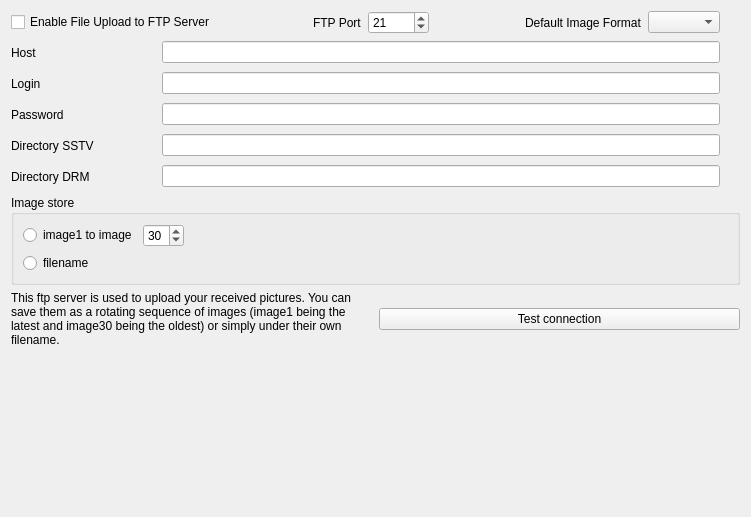
<?xml version="1.0" encoding="UTF-8"?>
<ui version="4.0">
 <class>ftpConfig</class>
 <widget class="QWidget" name="ftpConfig">
  <property name="geometry">
   <rect>
    <x>0</x>
    <y>0</y>
    <width>751</width>
    <height>517</height>
   </rect>
  </property>
  <property name="windowTitle">
   <string>Form</string>
  </property>
  <layout class="QVBoxLayout" name="verticalLayout">
   <item>
    <layout class="QHBoxLayout" name="_2">
     <property name="spacing">
      <number>6</number>
     </property>
     <property name="margin">
      <number>0</number>
     </property>
     <item>
      <widget class="QCheckBox" name="enableFTPCheckBox">
       <property name="text">
        <string>Enable File Upload to FTP Server</string>
       </property>
      </widget>
     </item>
     <item>
      <spacer>
       <property name="orientation">
        <enum>Qt::Horizontal</enum>
       </property>
       <property name="sizeType">
        <enum>QSizePolicy::Expanding</enum>
       </property>
       <property name="sizeHint" stdset="0">
        <size>
         <width>20</width>
         <height>20</height>
        </size>
       </property>
      </spacer>
     </item>
     <item>
      <widget class="QLabel" name="ftpPortLabel">
       <property name="text">
        <string>FTP Port</string>
       </property>
       <property name="wordWrap">
        <bool>false</bool>
       </property>
      </widget>
     </item>
     <item>
      <widget class="QSpinBox" name="ftpPortSpinBox">
       <property name="minimum">
        <number>1</number>
       </property>
       <property name="maximum">
        <number>10000</number>
       </property>
       <property name="value">
        <number>21</number>
       </property>
      </widget>
     </item>
     <item>
      <spacer>
       <property name="orientation">
        <enum>Qt::Horizontal</enum>
       </property>
       <property name="sizeType">
        <enum>QSizePolicy::Expanding</enum>
       </property>
       <property name="sizeHint" stdset="0">
        <size>
         <width>20</width>
         <height>20</height>
        </size>
       </property>
      </spacer>
     </item>
     <item>
      <widget class="QLabel" name="defaultImageModeLabel">
       <property name="text">
        <string>Default Image Format</string>
       </property>
       <property name="wordWrap">
        <bool>false</bool>
       </property>
      </widget>
     </item>
     <item>
      <widget class="QComboBox" name="ftpDefaultImageFormatComboBox"/>
     </item>
     <item>
      <spacer>
       <property name="orientation">
        <enum>Qt::Horizontal</enum>
       </property>
       <property name="sizeType">
        <enum>QSizePolicy::Preferred</enum>
       </property>
       <property name="sizeHint" stdset="0">
        <size>
         <width>20</width>
         <height>20</height>
        </size>
       </property>
      </spacer>
     </item>
    </layout>
   </item>
   <item>
    <layout class="QHBoxLayout" name="_4">
     <property name="spacing">
      <number>6</number>
     </property>
     <property name="margin">
      <number>0</number>
     </property>
     <item>
      <widget class="QLabel" name="remoteHostLabel">
       <property name="sizePolicy">
        <sizepolicy hsizetype="Fixed" vsizetype="Fixed">
         <horstretch>0</horstretch>
         <verstretch>0</verstretch>
        </sizepolicy>
       </property>
       <property name="minimumSize">
        <size>
         <width>145</width>
         <height>25</height>
        </size>
       </property>
       <property name="text">
        <string>Host</string>
       </property>
       <property name="wordWrap">
        <bool>false</bool>
       </property>
      </widget>
     </item>
     <item>
      <widget class="QLineEdit" name="remoteHostLineEdit"/>
     </item>
     <item>
      <spacer>
       <property name="orientation">
        <enum>Qt::Horizontal</enum>
       </property>
       <property name="sizeType">
        <enum>QSizePolicy::Preferred</enum>
       </property>
       <property name="sizeHint" stdset="0">
        <size>
         <width>20</width>
         <height>20</height>
        </size>
       </property>
      </spacer>
     </item>
    </layout>
   </item>
   <item>
    <layout class="QHBoxLayout" name="_3">
     <property name="spacing">
      <number>6</number>
     </property>
     <property name="margin">
      <number>0</number>
     </property>
     <item>
      <widget class="QLabel" name="ftploginLabel">
       <property name="sizePolicy">
        <sizepolicy hsizetype="Fixed" vsizetype="Fixed">
         <horstretch>0</horstretch>
         <verstretch>0</verstretch>
        </sizepolicy>
       </property>
       <property name="minimumSize">
        <size>
         <width>145</width>
         <height>25</height>
        </size>
       </property>
       <property name="text">
        <string>Login</string>
       </property>
       <property name="wordWrap">
        <bool>false</bool>
       </property>
      </widget>
     </item>
     <item>
      <widget class="QLineEdit" name="ftpLoginLineEdit"/>
     </item>
     <item>
      <spacer>
       <property name="orientation">
        <enum>Qt::Horizontal</enum>
       </property>
       <property name="sizeType">
        <enum>QSizePolicy::Preferred</enum>
       </property>
       <property name="sizeHint" stdset="0">
        <size>
         <width>20</width>
         <height>20</height>
        </size>
       </property>
      </spacer>
     </item>
    </layout>
   </item>
   <item>
    <layout class="QHBoxLayout">
     <property name="spacing">
      <number>6</number>
     </property>
     <property name="margin">
      <number>0</number>
     </property>
     <item>
      <widget class="QLabel" name="passwordLabel">
       <property name="sizePolicy">
        <sizepolicy hsizetype="Fixed" vsizetype="Fixed">
         <horstretch>0</horstretch>
         <verstretch>0</verstretch>
        </sizepolicy>
       </property>
       <property name="minimumSize">
        <size>
         <width>145</width>
         <height>25</height>
        </size>
       </property>
       <property name="text">
        <string>Password</string>
       </property>
       <property name="wordWrap">
        <bool>false</bool>
       </property>
      </widget>
     </item>
     <item>
      <widget class="QLineEdit" name="ftpPasswordLineEdit">
       <property name="echoMode">
        <enum>QLineEdit::Password</enum>
       </property>
      </widget>
     </item>
     <item>
      <spacer>
       <property name="orientation">
        <enum>Qt::Horizontal</enum>
       </property>
       <property name="sizeType">
        <enum>QSizePolicy::Preferred</enum>
       </property>
       <property name="sizeHint" stdset="0">
        <size>
         <width>20</width>
         <height>20</height>
        </size>
       </property>
      </spacer>
     </item>
    </layout>
   </item>
   <item>
    <layout class="QHBoxLayout" name="_5">
     <property name="spacing">
      <number>6</number>
     </property>
     <property name="margin">
      <number>0</number>
     </property>
     <item>
      <widget class="QLabel" name="remoteSSTVDirectoryLabel">
       <property name="sizePolicy">
        <sizepolicy hsizetype="Fixed" vsizetype="Fixed">
         <horstretch>0</horstretch>
         <verstretch>0</verstretch>
        </sizepolicy>
       </property>
       <property name="minimumSize">
        <size>
         <width>145</width>
         <height>25</height>
        </size>
       </property>
       <property name="text">
        <string>Directory SSTV</string>
       </property>
       <property name="wordWrap">
        <bool>false</bool>
       </property>
      </widget>
     </item>
     <item>
      <widget class="QLineEdit" name="remoteSSTVDirectoryLineEdit"/>
     </item>
     <item>
      <spacer>
       <property name="orientation">
        <enum>Qt::Horizontal</enum>
       </property>
       <property name="sizeType">
        <enum>QSizePolicy::Preferred</enum>
       </property>
       <property name="sizeHint" stdset="0">
        <size>
         <width>20</width>
         <height>20</height>
        </size>
       </property>
      </spacer>
     </item>
    </layout>
   </item>
   <item>
    <layout class="QHBoxLayout" name="_6">
     <property name="spacing">
      <number>6</number>
     </property>
     <property name="margin">
      <number>0</number>
     </property>
     <item>
      <widget class="QLabel" name="remoteDRMDirectoryLabel">
       <property name="sizePolicy">
        <sizepolicy hsizetype="Fixed" vsizetype="Fixed">
         <horstretch>0</horstretch>
         <verstretch>0</verstretch>
        </sizepolicy>
       </property>
       <property name="minimumSize">
        <size>
         <width>145</width>
         <height>25</height>
        </size>
       </property>
       <property name="text">
        <string>Directory DRM</string>
       </property>
       <property name="wordWrap">
        <bool>false</bool>
       </property>
      </widget>
     </item>
     <item>
      <widget class="QLineEdit" name="remoteDRMDirectoryLineEdit"/>
     </item>
     <item>
      <spacer>
       <property name="orientation">
        <enum>Qt::Horizontal</enum>
       </property>
       <property name="sizeType">
        <enum>QSizePolicy::Preferred</enum>
       </property>
       <property name="sizeHint" stdset="0">
        <size>
         <width>20</width>
         <height>20</height>
        </size>
       </property>
      </spacer>
     </item>
    </layout>
   </item>
   <item>
    <widget class="QGroupBox" name="groupBox">
     <property name="title">
      <string>Image store</string>
     </property>
     <layout class="QVBoxLayout" name="verticalLayout_2">
      <item>
       <layout class="QHBoxLayout" name="horizontalLayout_3">
        <item>
         <widget class="QRadioButton" name="imageRadioButton">
          <property name="text">
           <string>image1 to image</string>
          </property>
         </widget>
        </item>
        <item>
         <widget class="QSpinBox" name="ftpNumImagesSpinBox">
          <property name="minimum">
           <number>1</number>
          </property>
          <property name="maximum">
           <number>50</number>
          </property>
          <property name="value">
           <number>30</number>
          </property>
         </widget>
        </item>
        <item>
         <spacer name="horizontalSpacer">
          <property name="orientation">
           <enum>Qt::Horizontal</enum>
          </property>
          <property name="sizeHint" stdset="0">
           <size>
            <width>40</width>
            <height>20</height>
           </size>
          </property>
         </spacer>
        </item>
       </layout>
      </item>
      <item>
       <widget class="QRadioButton" name="filenameRadioButton">
        <property name="text">
         <string>filename</string>
        </property>
       </widget>
      </item>
     </layout>
    </widget>
   </item>
   <item>
    <layout class="QHBoxLayout" name="horizontalLayout" stretch="0,0">
     <item>
      <widget class="QLabel" name="label_2">
       <property name="text">
        <string>This ftp server is used to upload your received pictures. You can save them as a rotating sequence of images (image1 being the latest and image30 being the oldest) or simply under their own filename.</string>
       </property>
       <property name="wordWrap">
        <bool>true</bool>
       </property>
      </widget>
     </item>
     <item>
      <widget class="QPushButton" name="testFTPPushButton">
       <property name="text">
        <string>Test connection</string>
       </property>
      </widget>
     </item>
    </layout>
   </item>
   <item>
    <spacer name="spacer">
     <property name="orientation">
      <enum>Qt::Vertical</enum>
     </property>
     <property name="sizeType">
      <enum>QSizePolicy::Expanding</enum>
     </property>
     <property name="sizeHint" stdset="0">
      <size>
       <width>20</width>
       <height>6</height>
      </size>
     </property>
    </spacer>
   </item>
  </layout>
 </widget>
 <resources/>
 <connections/>
</ui>
